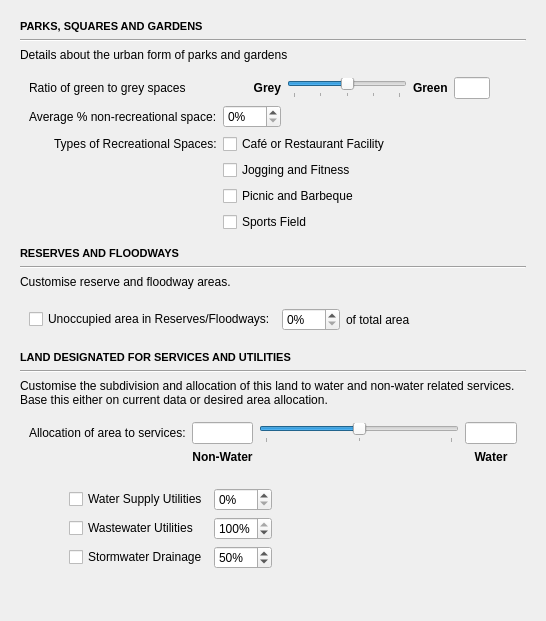
            <widget class="QWidget" name="inputs_contents_4">
             <property name="geometry">
              <rect>
               <x>0</x>
               <y>0</y>
               <width>546</width>
               <height>621</height>
              </rect>
             </property>
             <layout class="QVBoxLayout" name="verticalLayout_23">
              <item>
               <layout class="QVBoxLayout" name="verticalLayout_22">
                <property name="margin">
                 <number>9</number>
                </property>
                <item>
                 <widget class="QLabel" name="park_title">
                  <property name="sizePolicy">
                   <sizepolicy hsizetype="Preferred" vsizetype="Fixed">
                    <horstretch>0</horstretch>
                    <verstretch>13</verstretch>
                   </sizepolicy>
                  </property>
                  <property name="minimumSize">
                   <size>
                    <width>0</width>
                    <height>13</height>
                   </size>
                  </property>
                  <property name="maximumSize">
                   <size>
                    <width>16777215</width>
                    <height>13</height>
                   </size>
                  </property>
                  <property name="text">
                   <string>&lt;!DOCTYPE HTML PUBLIC &quot;-//W3C//DTD HTML 4.0//EN&quot; &quot;http://www.w3.org/TR/REC-html40/strict.dtd&quot;&gt;
&lt;html&gt;&lt;head&gt;&lt;meta name=&quot;qrichtext&quot; content=&quot;1&quot; /&gt;&lt;style type=&quot;text/css&quot;&gt;
p, li { white-space: pre-wrap; }
&lt;/style&gt;&lt;/head&gt;&lt;body style=&quot; font-family:'MS Shell Dlg 2'; font-size:8pt; font-weight:400; font-style:normal;&quot;&gt;
&lt;p style=&quot; margin-top:0px; margin-bottom:0px; margin-left:0px; margin-right:0px; -qt-block-indent:0; text-indent:0px;&quot;&gt;&lt;span style=&quot; font-weight:600;&quot;&gt;PARKS, SQUARES AND GARDENS&lt;/span&gt;&lt;/p&gt;&lt;/body&gt;&lt;/html&gt;</string>
                  </property>
                 </widget>
                </item>
                <item>
                 <widget class="Line" name="line_14">
                  <property name="orientation">
                   <enum>Qt::Horizontal</enum>
                  </property>
                 </widget>
                </item>
                <item>
                 <widget class="QLabel" name="pg_ggratio_lbl_2">
                  <property name="text">
                   <string>Details about the urban form of parks and gardens</string>
                  </property>
                 </widget>
                </item>
                <item>
                 <widget class="QWidget" name="widget_20" native="true">
                  <property name="minimumSize">
                   <size>
                    <width>0</width>
                    <height>0</height>
                   </size>
                  </property>
                  <layout class="QGridLayout" name="gridLayout_22">
                   <item row="3" column="1">
                    <widget class="QLabel" name="pg_usable_lbl_2">
                     <property name="text">
                      <string>Types of Recreational Spaces:</string>
                     </property>
                    </widget>
                   </item>
                   <item row="0" column="4">
                    <widget class="QLabel" name="pg_clustering_high_lbl">
                     <property name="text">
                      <string>&lt;html&gt;&lt;head/&gt;&lt;body&gt;&lt;p&gt;&lt;span style=&quot; font-weight:600;&quot;&gt;Green&lt;/span&gt;&lt;/p&gt;&lt;/body&gt;&lt;/html&gt;</string>
                     </property>
                    </widget>
                   </item>
                   <item row="0" column="2">
                    <widget class="QLabel" name="pg_clustering_low_lbl">
                     <property name="text">
                      <string>&lt;html&gt;&lt;head/&gt;&lt;body&gt;&lt;p align=&quot;right&quot;&gt;&lt;span style=&quot; font-weight:600;&quot;&gt;Grey&lt;/span&gt;&lt;/p&gt;&lt;/body&gt;&lt;/html&gt;</string>
                     </property>
                    </widget>
                   </item>
                   <item row="0" column="3">
                    <widget class="QSlider" name="pg_ggratio_slide">
                     <property name="minimumSize">
                      <size>
                       <width>120</width>
                       <height>0</height>
                      </size>
                     </property>
                     <property name="minimum">
                      <number>-10</number>
                     </property>
                     <property name="maximum">
                      <number>10</number>
                     </property>
                     <property name="pageStep">
                      <number>5</number>
                     </property>
                     <property name="value">
                      <number>0</number>
                     </property>
                     <property name="orientation">
                      <enum>Qt::Horizontal</enum>
                     </property>
                     <property name="tickPosition">
                      <enum>QSlider::TicksBelow</enum>
                     </property>
                     <property name="tickInterval">
                      <number>5</number>
                     </property>
                    </widget>
                   </item>
                   <item row="0" column="5">
                    <widget class="QLineEdit" name="pg_ggratio_box">
                     <property name="maximumSize">
                      <size>
                       <width>50</width>
                       <height>16777215</height>
                      </size>
                     </property>
                     <property name="text">
                      <string/>
                     </property>
                     <property name="alignment">
                      <set>Qt::AlignCenter</set>
                     </property>
                     <property name="readOnly">
                      <bool>true</bool>
                     </property>
                    </widget>
                   </item>
                   <item row="0" column="6">
                    <spacer name="horizontalSpacer_32">
                     <property name="orientation">
                      <enum>Qt::Horizontal</enum>
                     </property>
                     <property name="sizeHint" stdset="0">
                      <size>
                       <width>40</width>
                       <height>20</height>
                      </size>
                     </property>
                    </spacer>
                   </item>
                   <item row="0" column="0" colspan="2">
                    <widget class="QLabel" name="pg_ggratio_lbl">
                     <property name="text">
                      <string>Ratio of green to grey spaces</string>
                     </property>
                    </widget>
                   </item>
                   <item row="1" column="0" colspan="2">
                    <widget class="QLabel" name="pg_usable_lbl">
                     <property name="text">
                      <string>Average % non-recreational space:</string>
                     </property>
                    </widget>
                   </item>
                   <item row="1" column="2">
                    <widget class="QSpinBox" name="pg_usable_spin">
                     <property name="suffix">
                      <string>%</string>
                     </property>
                     <property name="maximum">
                      <number>100</number>
                     </property>
                     <property name="value">
                      <number>0</number>
                     </property>
                    </widget>
                   </item>
                   <item row="3" column="2" colspan="3">
                    <widget class="QCheckBox" name="pg_fac_restaurant">
                     <property name="text">
                      <string>Café or Restaurant Facility</string>
                     </property>
                    </widget>
                   </item>
                   <item row="4" column="2" colspan="3">
                    <widget class="QCheckBox" name="pg_fac_fitness">
                     <property name="text">
                      <string>Jogging and Fitness</string>
                     </property>
                    </widget>
                   </item>
                   <item row="5" column="2" colspan="3">
                    <widget class="QCheckBox" name="pg_fac_bbq">
                     <property name="text">
                      <string>Picnic and Barbeque</string>
                     </property>
                    </widget>
                   </item>
                   <item row="6" column="2" colspan="3">
                    <widget class="QCheckBox" name="pg_fac_sports">
                     <property name="text">
                      <string>Sports Field</string>
                     </property>
                    </widget>
                   </item>
                  </layout>
                 </widget>
                </item>
                <item>
                 <widget class="QLabel" name="rfw_svu_title">
                  <property name="sizePolicy">
                   <sizepolicy hsizetype="Preferred" vsizetype="Preferred">
                    <horstretch>0</horstretch>
                    <verstretch>0</verstretch>
                   </sizepolicy>
                  </property>
                  <property name="minimumSize">
                   <size>
                    <width>0</width>
                    <height>13</height>
                   </size>
                  </property>
                  <property name="maximumSize">
                   <size>
                    <width>16777215</width>
                    <height>13</height>
                   </size>
                  </property>
                  <property name="text">
                   <string>&lt;!DOCTYPE HTML PUBLIC &quot;-//W3C//DTD HTML 4.0//EN&quot; &quot;http://www.w3.org/TR/REC-html40/strict.dtd&quot;&gt;
&lt;html&gt;&lt;head&gt;&lt;meta name=&quot;qrichtext&quot; content=&quot;1&quot; /&gt;&lt;style type=&quot;text/css&quot;&gt;
p, li { white-space: pre-wrap; }
&lt;/style&gt;&lt;/head&gt;&lt;body style=&quot; font-family:'MS Shell Dlg 2'; font-size:8pt; font-weight:400; font-style:normal;&quot;&gt;
&lt;p style=&quot; margin-top:0px; margin-bottom:0px; margin-left:0px; margin-right:0px; -qt-block-indent:0; text-indent:0px;&quot;&gt;&lt;span style=&quot; font-weight:600;&quot;&gt;RESERVES AND FLOODWAYS&lt;/span&gt;&lt;/p&gt;&lt;/body&gt;&lt;/html&gt;</string>
                  </property>
                 </widget>
                </item>
                <item>
                 <widget class="Line" name="line_15">
                  <property name="orientation">
                   <enum>Qt::Horizontal</enum>
                  </property>
                 </widget>
                </item>
                <item>
                 <widget class="QLabel" name="pg_ggratio_lbl_3">
                  <property name="text">
                   <string>Customise reserve and floodway areas.</string>
                  </property>
                 </widget>
                </item>
                <item>
                 <widget class="QWidget" name="widget_21" native="true">
                  <property name="minimumSize">
                   <size>
                    <width>0</width>
                    <height>50</height>
                   </size>
                  </property>
                  <layout class="QGridLayout" name="gridLayout_23">
                   <item row="0" column="0">
                    <widget class="QCheckBox" name="ref_usable_check">
                     <property name="text">
                      <string>Unoccupied area in Reserves/Floodways:</string>
                     </property>
                    </widget>
                   </item>
                   <item row="0" column="1">
                    <widget class="QSpinBox" name="ref_usable_spin">
                     <property name="suffix">
                      <string>%</string>
                     </property>
                     <property name="maximum">
                      <number>100</number>
                     </property>
                    </widget>
                   </item>
                   <item row="0" column="2">
                    <widget class="QLabel" name="ref_usable_lbl">
                     <property name="text">
                      <string>of total area</string>
                     </property>
                    </widget>
                   </item>
                   <item row="0" column="3">
                    <spacer name="horizontalSpacer_26">
                     <property name="orientation">
                      <enum>Qt::Horizontal</enum>
                     </property>
                     <property name="sizeHint" stdset="0">
                      <size>
                       <width>40</width>
                       <height>20</height>
                      </size>
                     </property>
                    </spacer>
                   </item>
                  </layout>
                 </widget>
                </item>
                <item>
                 <widget class="QLabel" name="rfw_svu_title_2">
                  <property name="sizePolicy">
                   <sizepolicy hsizetype="Preferred" vsizetype="Preferred">
                    <horstretch>0</horstretch>
                    <verstretch>0</verstretch>
                   </sizepolicy>
                  </property>
                  <property name="minimumSize">
                   <size>
                    <width>0</width>
                    <height>13</height>
                   </size>
                  </property>
                  <property name="maximumSize">
                   <size>
                    <width>16777215</width>
                    <height>13</height>
                   </size>
                  </property>
                  <property name="text">
                   <string>&lt;!DOCTYPE HTML PUBLIC &quot;-//W3C//DTD HTML 4.0//EN&quot; &quot;http://www.w3.org/TR/REC-html40/strict.dtd&quot;&gt;
&lt;html&gt;&lt;head&gt;&lt;meta name=&quot;qrichtext&quot; content=&quot;1&quot; /&gt;&lt;style type=&quot;text/css&quot;&gt;
p, li { white-space: pre-wrap; }
&lt;/style&gt;&lt;/head&gt;&lt;body style=&quot; font-family:'MS Shell Dlg 2'; font-size:8pt; font-weight:400; font-style:normal;&quot;&gt;
&lt;p style=&quot; margin-top:0px; margin-bottom:0px; margin-left:0px; margin-right:0px; -qt-block-indent:0; text-indent:0px;&quot;&gt;&lt;span style=&quot; font-weight:600;&quot;&gt;LAND DESIGNATED FOR SERVICES AND UTILITIES&lt;/span&gt;&lt;/p&gt;&lt;/body&gt;&lt;/html&gt;</string>
                  </property>
                 </widget>
                </item>
                <item>
                 <widget class="Line" name="line_16">
                  <property name="orientation">
                   <enum>Qt::Horizontal</enum>
                  </property>
                 </widget>
                </item>
                <item>
                 <widget class="QLabel" name="svu_breakdown_lbl">
                  <property name="text">
                   <string>Customise the subdivision and allocation of this land to water and non-water related services. Base this either on current data or desired area allocation.</string>
                  </property>
                  <property name="wordWrap">
                   <bool>true</bool>
                  </property>
                 </widget>
                </item>
                <item>
                 <widget class="QWidget" name="widget_22" native="true">
                  <property name="minimumSize">
                   <size>
                    <width>0</width>
                    <height>0</height>
                   </size>
                  </property>
                  <layout class="QGridLayout" name="gridLayout_24">
                   <item row="0" column="0">
                    <widget class="QLabel" name="svu_allocate_lbl">
                     <property name="text">
                      <string>Allocation of area to services:</string>
                     </property>
                    </widget>
                   </item>
                   <item row="0" column="3">
                    <widget class="QSlider" name="svu_slider">
                     <property name="minimumSize">
                      <size>
                       <width>200</width>
                       <height>0</height>
                      </size>
                     </property>
                     <property name="minimum">
                      <number>0</number>
                     </property>
                     <property name="maximum">
                      <number>100</number>
                     </property>
                     <property name="pageStep">
                      <number>5</number>
                     </property>
                     <property name="value">
                      <number>50</number>
                     </property>
                     <property name="orientation">
                      <enum>Qt::Horizontal</enum>
                     </property>
                     <property name="tickPosition">
                      <enum>QSlider::TicksBelow</enum>
                     </property>
                     <property name="tickInterval">
                      <number>50</number>
                     </property>
                    </widget>
                   </item>
                   <item row="0" column="4">
                    <widget class="QLineEdit" name="svu_wat_box">
                     <property name="text">
                      <string/>
                     </property>
                     <property name="alignment">
                      <set>Qt::AlignCenter</set>
                     </property>
                     <property name="readOnly">
                      <bool>true</bool>
                     </property>
                    </widget>
                   </item>
                   <item row="0" column="2">
                    <widget class="QLineEdit" name="svu_nonwat_box">
                     <property name="text">
                      <string/>
                     </property>
                     <property name="alignment">
                      <set>Qt::AlignCenter</set>
                     </property>
                     <property name="readOnly">
                      <bool>true</bool>
                     </property>
                    </widget>
                   </item>
                   <item row="1" column="4">
                    <widget class="QLabel" name="svu_wat_lbl">
                     <property name="text">
                      <string>&lt;html&gt;&lt;head/&gt;&lt;body&gt;&lt;p align=&quot;center&quot;&gt;&lt;span style=&quot; font-weight:600;&quot;&gt;Water&lt;/span&gt;&lt;/p&gt;&lt;/body&gt;&lt;/html&gt;</string>
                     </property>
                    </widget>
                   </item>
                   <item row="1" column="2">
                    <widget class="QLabel" name="svu_nonwat_lbl">
                     <property name="text">
                      <string>&lt;html&gt;&lt;head/&gt;&lt;body&gt;&lt;p align=&quot;center&quot;&gt;&lt;span style=&quot; font-weight:600;&quot;&gt;Non-Water&lt;/span&gt;&lt;/p&gt;&lt;/body&gt;&lt;/html&gt;</string>
                     </property>
                    </widget>
                   </item>
                  </layout>
                 </widget>
                </item>
                <item>
                 <widget class="QWidget" name="ref_svu_params" native="true">
                  <property name="sizePolicy">
                   <sizepolicy hsizetype="Preferred" vsizetype="Preferred">
                    <horstretch>0</horstretch>
                    <verstretch>0</verstretch>
                   </sizepolicy>
                  </property>
                  <property name="minimumSize">
                   <size>
                    <width>0</width>
                    <height>0</height>
                   </size>
                  </property>
                  <property name="maximumSize">
                   <size>
                    <width>16777215</width>
                    <height>16777215</height>
                   </size>
                  </property>
                  <layout class="QGridLayout" name="gridLayout_25">
                   <item row="0" column="2">
                    <widget class="QSpinBox" name="svu_supply_spin">
                     <property name="suffix">
                      <string>%</string>
                     </property>
                     <property name="maximum">
                      <number>100</number>
                     </property>
                    </widget>
                   </item>
                   <item row="2" column="1">
                    <widget class="QCheckBox" name="svu_storm_check">
                     <property name="text">
                      <string>Stormwater Drainage</string>
                     </property>
                    </widget>
                   </item>
                   <item row="0" column="1">
                    <widget class="QCheckBox" name="svu_supply_check">
                     <property name="text">
                      <string>Water Supply Utilities</string>
                     </property>
                    </widget>
                   </item>
                   <item row="1" column="1">
                    <widget class="QCheckBox" name="svu_waste_check">
                     <property name="text">
                      <string>Wastewater Utilities</string>
                     </property>
                    </widget>
                   </item>
                   <item row="1" column="2">
                    <widget class="QSpinBox" name="svu_waste_spin">
                     <property name="suffix">
                      <string>%</string>
                     </property>
                     <property name="maximum">
                      <number>100</number>
                     </property>
                     <property name="value">
                      <number>100</number>
                     </property>
                    </widget>
                   </item>
                   <item row="2" column="2">
                    <widget class="QSpinBox" name="svu_storm_spin">
                     <property name="suffix">
                      <string>%</string>
                     </property>
                     <property name="maximum">
                      <number>100</number>
                     </property>
                     <property name="value">
                      <number>50</number>
                     </property>
                    </widget>
                   </item>
                   <item row="0" column="0">
                    <spacer name="horizontalSpacer_33">
                     <property name="orientation">
                      <enum>Qt::Horizontal</enum>
                     </property>
                     <property name="sizeType">
                      <enum>QSizePolicy::Fixed</enum>
                     </property>
                     <property name="sizeHint" stdset="0">
                      <size>
                       <width>40</width>
                       <height>20</height>
                      </size>
                     </property>
                    </spacer>
                   </item>
                   <item row="0" column="3">
                    <spacer name="horizontalSpacer_34">
                     <property name="orientation">
                      <enum>Qt::Horizontal</enum>
                     </property>
                     <property name="sizeHint" stdset="0">
                      <size>
                       <width>40</width>
                       <height>20</height>
                      </size>
                     </property>
                    </spacer>
                   </item>
                  </layout>
                 </widget>
                </item>
               </layout>
              </item>
              <item>
               <spacer name="verticalSpacer_2">
                <property name="orientation">
                 <enum>Qt::Vertical</enum>
                </property>
                <property name="sizeHint" stdset="0">
                 <size>
                  <width>20</width>
                  <height>40</height>
                 </size>
                </property>
               </spacer>
              </item>
             </layout>
            </widget>
